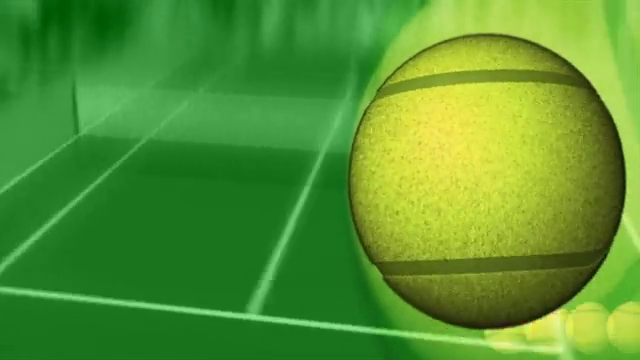
#> input picture frame 36 of AI/application/3/greenball.mp4, 640 x 360 px, given in place of top-down.mp4, which was not available
$ jupyter execute '(코드6)강의_6기_AI응용_4차시_06_CamShift 트래킹.ipynb'   (text cells are left out)
#> lines starting #> are read from the running program, lines starting #| are printed output that depends on the picture; after the words box and inside, x2 and y2 are one past the last pixel; in counts of white or black regions, pixels touching at a corner belong together; pictures that were not available may be replaced by others from this repository, and a replacement may not be noted
[cell 1]
import numpy as np
import cv2
from google.colab.patches import cv2_imshow # Colab 환경에서 이미지 표시를 위한 함수 임포트
import time # 출력 속도 조절을 위한 time 모듈 임포트

# --- 1. 변수 초기 설정 ---
roi_hist = None # 추적 객체 히스토그램 저장 변수
win_name = 'CamShift Tracking' # 화면 표시 창 이름 (Colab에서는 디버깅용)

# CamShift에 필요한 초기 추적 영역 좌표를 전역으로 초기화
# NOTE: 이 값을 수정하여 추적할 객체의 초기 위치와 크기를 설정할 수 있습니다.
# (x, y) = 시작 좌표, (w, h) = 너비, 높이
x, y, w, h = 200, 200, 100, 100

# CamShift 중지 요건 (Termination Criteria)
# (오차(EPS) 또는 반복 횟수(COUNT) 중 하나라도 충족되면 중지)
termination = (cv2.TERM_CRITERIA_EPS | cv2.TERM_CRITERIA_COUNT, 10, 1)

[cell 2]
# --- 2. 비디오 캡처 설정 ---
# NOTE: Colab에서 이 코드를 실행하기 전에, 'top-down.mp4' 파일을 Colab 환경에 업로드해야 합니다.
video_path = '/content/drive/MyDrive/rokey/AI/application/4/top-down.mp4'
cap = cv2.VideoCapture(video_path) # 비디오 캡처 객체 생성
delay = int(1000/24) # 딜레이 설정 (약 41ms)

if not cap.isOpened():
    print("오류: 비디오 파일을 열 수 없습니다. 파일을 업로드했는지 확인하세요.")
    exit()

# Colab 환경을 위해 프레임 처리 개수를 제한하고 출력 주기를 설정합니다.
frame_count = 0
MAX_FRAMES_TO_PROCESS = 150 # 최대 150 프레임만 처리
DISPLAY_EVERY_N_FRAMES = 20 # 20 프레임마다 결과 출력

print(f"CamShift 추적 시작 (최대 {MAX_FRAMES_TO_PROCESS} 프레임, {DISPLAY_EVERY_N_FRAMES} 프레임마다 출력)...")

[cell 3]
# 3. 첫 프레임에서 ROI 히스토그램 등록

ret, frame = cap.read()
#> frame is the input picture: shape (360, 640, 3); mean B, G, R 47.8, 149.3, 84.5
if not ret:
    print("오류: 첫 프레임을 읽을 수 없습니다.")
    exit()

if w > 0 and h > 0: # 유효한 ROI 설정된 경우에만 히스토그램 계산
    # 1. 초기 추적 대상 영역(ROI) 추출 >> hsv color 변경
    roi = frame[y:y+h, x:x+w]
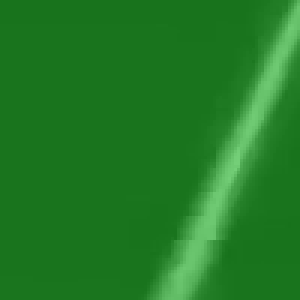
#> roi: shape (100, 100, 3) (shown 3 times larger); mean B, G, R 37.1, 124.1, 33.1
    roi_hsv = cv2.cvtColor(roi, cv2.COLOR_BGR2HSV)
#> roi_hsv: shape (100, 100, 3); mean H, S, V 61, 190.6, 124.1

    # 2. 마스크 생성 : ROI 히스토그램 계산 시 노이즈 픽셀 제외(채도/명도 낮은 픽셀 제외)
    mask = cv2.inRange(roi_hsv, np.array((0.,50.,50.)), np.array((180.,255.,255.))) # np.array 내에 . 안넣으면 int로 인식함
#> mask: shape (100, 100); every value is 255

    # 3. ROI의 H(hue, 색상) 채널에 대한 히스토그램 계산 및 정규화
    # mask 사용, 히스토그램 계산
    # [0]: hue, [180]: bin 개수, [0, 180]: 값의 범위(Hue 값의 범위는 0에서 179까지)
    roi_hist = cv2.calcHist([roi_hsv], [0], mask, [180], [0,180]) # histSize와 ranges를 올바르게 수정
#> roi_hist = 180 values, max 10000 at index 61, min 0 at index 0, mean 55.56
    cv2.normalize(roi_hist, roi_hist, 0, 255, cv2.NORM_MINMAX)
    # roi_hist (first) : 원본 배열(원본 히스토그램)
    # roi_hist (second) : 정규화된 배열 (더 쉽다!)
    # >> 여기서는 원본 히스토그램 덮어 씌움!(update)
    # 0, 255 : 히스토그램의 최소값min 0, 최대값max 255
    print(f'초기 추적대상 영역 설정 완료: (x = {x}), (y = {y})')
else:
  print('오류')
  exit()

[cell 4]
# --- 4. 비디오 처리 루프 ---
while cap.isOpened() and frame_count < MAX_FRAMES_TO_PROCESS:
    ret, frame = cap.read()
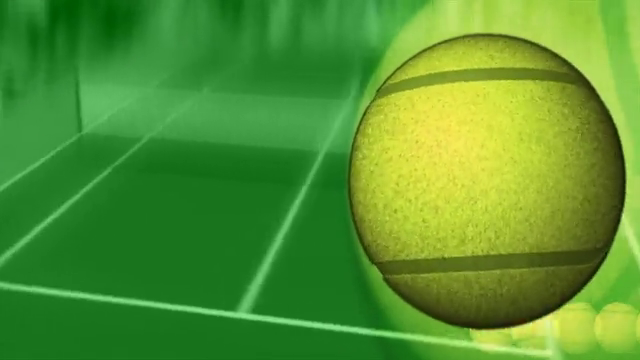
#> input picture frame 37 of AI/application/3/greenball.mp4, 640 x 360 px, given in place of top-down.mp4, which was not available
#> frame is the input picture: shape (360, 640, 3); mean B, G, R 47.8, 149.2, 84.4
    if not ret:
        break

    img_draw = frame.copy() # 원본 프레임 복사

    # --- 4-1. 추적 진행 ---
    if roi_hist is not None:
        # 1. 전체 영상 BGR -> HSV 컬러 변환
        hsv = cv2.cvtColor(frame, cv2.COLOR_BGR2HSV)
#> hsv: shape (360, 640, 3); mean H, S, V 51, 181, 149.3

        # 2. 마스크 생성: 채도(S)와 명도(V)가 낮은 픽셀을 제외하여 노이즈 제거
        target_mask = cv2.inRange(hsv, np.array((0., 50., 50.)), np.array((180., 255., 255.)))
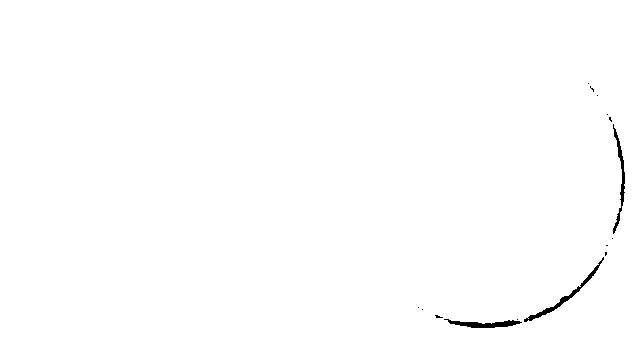
#> target_mask: shape (360, 640); 99.5% white; 15 black regions (12 under 20 px), largest, box (x1, y1, x2, y2) and area: (524, 257, 604, 322) 383, (444, 319, 522, 328) 341, (613, 124, 625, 234) 319

        # 3. Back Projection(역투영)
        # 전체 영상에 대해 ROI 히스토그램 역투영
        # 전체 영상에서 객체를 추적함(역으로 탐색하는 과정)
        dst = cv2.calcBackProject([hsv], [0], roi_hist, [0, 180], 1)
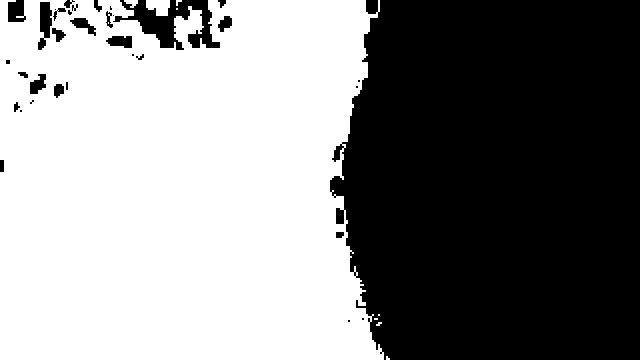
#> dst: shape (360, 640); 53.7% white; 34 black regions (13 under 20 px), largest, box (x1, y1, x2, y2) and area: (330, 0, 640, 360) 102116, (113, 0, 220, 50) 2332, (38, 2, 52, 50) 436
        # [hsv] : 입력 이미지, 히스토그램을 적용할 대상 (전체 비디오 프레임(이미지))
        # [0] : 역투영에 사용할 채널 인덱스 Hue(색상 정보만 사용)
        # roi_hist : 역투영의 기준 (roi_hist를 기준으로 역투영하겠다)
        # [0,180] : 값의 범위(hue:0-179)
        # 1 : scale (그대로 사용. 추가적인 스케일링 안하겠다)
        # dst : 단일채널(8bit) 이미지로 출력됨

        # 4. 역투영 결과에 마스크를 곱해서 노이즈 영역의 확률을 0으로 만들어주기
        dst = dst * target_mask

        # 5. 마스크가 적용된 역투영 결과와 이전 추적 위치정보로 CamShift 추적
        # ret : rotatedRect(회전된 사각형) 중심점(cx, cy) 크기(w,h), 회전각angle
        # track_window : 일반 bbox(bounding box) (x, y, w, h) >> 다음 프레임의 입력으로 사용
        ret, track_window = cv2.CamShift(dst, (x, y, w, h), termination)
#> ret = ((250.5, 250.5), (138.6, 138.6), 90); track_window = (180, 180, 141, 141)

        # 6. 다음 프레임을 위한 track_window (x, y, w, h) 업데이트
        x, y, w, h = track_window
#> x = 180; y = 180; w = 141; h = 141

        # 7. 새로운 위치에 회전된 사각형 표시(CamShift의 ret 사용)
        # # 꼭짓점 계산(4개의 좌표) ret의 회전 정보를 4개의 꼭짓점 좌표로 변환
        # [[x1,y1], [x2,y2], [x3,y3], [x4,y4]]
        pts = cv2.boxPoints(ret)
#> pts = [[181.2, 181.2], [319.8, 181.2], [319.8, 319.8], [181.2, 319.8]]
        pts = np.int32(pts)
#> pts = [[181, 181], [319, 181], [319, 319], [181, 319]]
        cv2.polylines(img_draw, [pts], True, (0, 255, 0), 2)
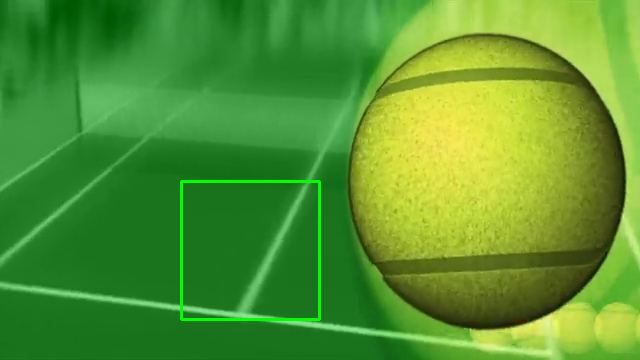
#> img_draw: shape (360, 640, 3); 0.72% of pixels changed, all inside (x1, y1, x2, y2) = (180, 180, 321, 321)
        # True: 끝점과 시작점 연결(폐곡선)

        # 8. 컬러 영상과 역투영 영상을 통합해서 출력
        result = np.hstack((img_draw, cv2.cvtColor(dst, cv2.COLOR_GRAY2BGR)))
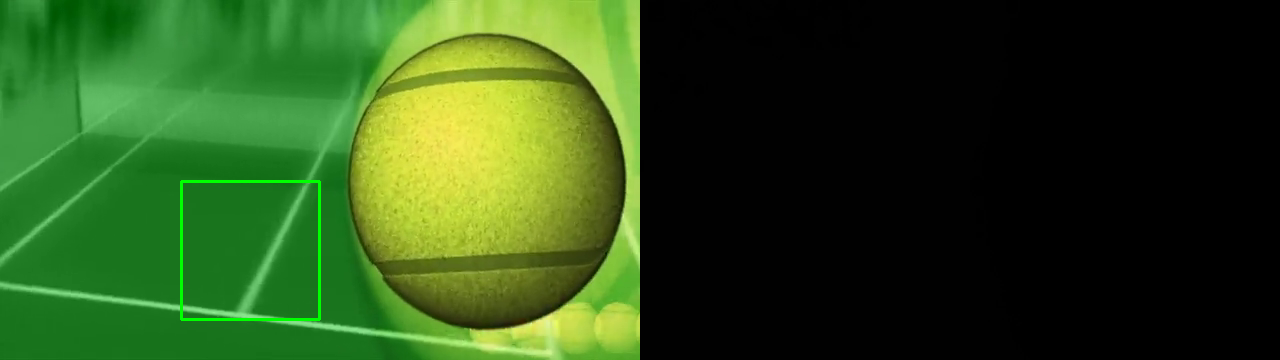
#> result: shape (360, 1280, 3); mean B, G, R 24, 75.3, 42.3


    else:
        cv2.putText(img_draw, 'Tracking Failed. Cheak ROI', (10,30), cv2.FONT_HERSHEY_SIMPLEX,
                    1, (0,0,255), 1, cv2.LINE_AA)

        result = img_draw

    # 특정 간격의 프레임만 표시
    if frame_count % DISPLAY_EVERY_N_FRAMES == 0:
      print(f'프레임 {frame_count} 추적 중...')
      cv2_imshow(result)
      time.sleep(1) # 잠시 대기
    # 프레임 카운트 증가
    frame_count += 1

cap.release()
# cv2.destroyAllWindows()

$ run again, starting later in the video
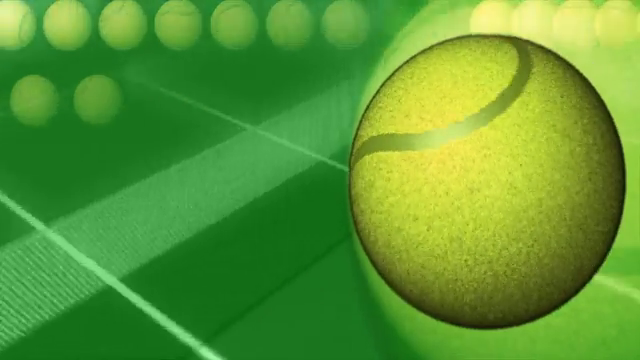
#> input picture frame 162 of AI/application/3/greenball.mp4, 640 x 360 px, given in place of top-down.mp4, which was not available
#> frame is the input picture: shape (360, 640, 3); mean B, G, R 50.1, 152.7, 89.9
#> roi_hsv: shape (100, 100, 3); mean H, S, V 61, 206.3, 113.7
#> mask: shape (100, 100); every value is 255
#> roi_hist = 180 values, max 9992 at index 61, min 0 at index 0, mean 55.56
#> hsv: shape (360, 640, 3); mean H, S, V 50.1, 178.8, 152.6
#> `target_mask = cv2.inRange(hsv, np.array((0., 50., 50.)), np.array((180..`:
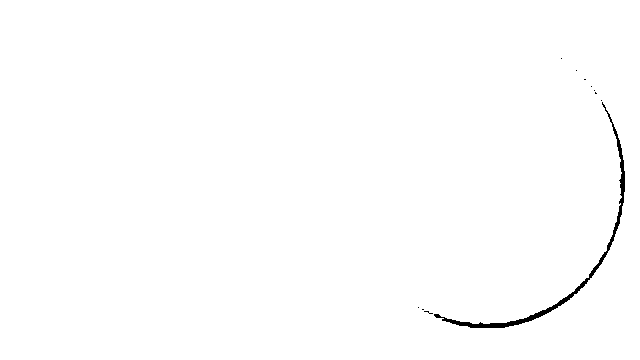
#> target_mask: shape (360, 640); 99.4% white; 11 black regions (10 under 20 px), largest, box (x1, y1, x2, y2) and area: (434, 102, 625, 328) 1285
#> ret = ((239.5, 239.5), (138.3, 138.7), 54.74); track_window = (182, 182, 115, 115)
#> x = 182; w = 115
#> `pts = cv2.boxPoints(ret)`: pts = [[143, 223], [256.2, 143], [336, 256], [222.8, 336]]
#> `pts = np.int32(pts)`: pts = [[142, 223], [256, 142], [336, 255], [222, 336]]
#> img_draw: shape (360, 640, 3); mean B, G, R 49.9, 153.5, 89.4
#> `result = np.hstack((img_draw, cv2.cvtColor(dst, cv2.COLOR_GRAY2BGR)))`:
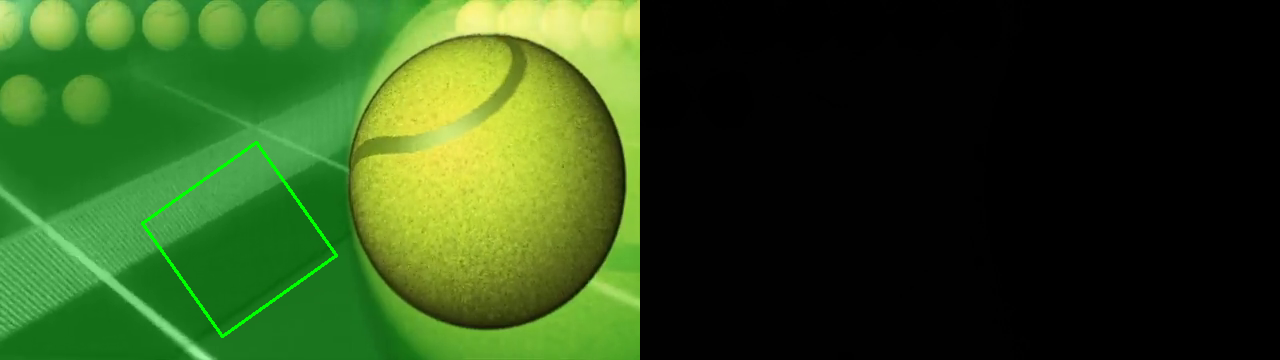
#> result: shape (360, 1280, 3); mean B, G, R 25.2, 77, 44.9

$ run again, starting later in the video
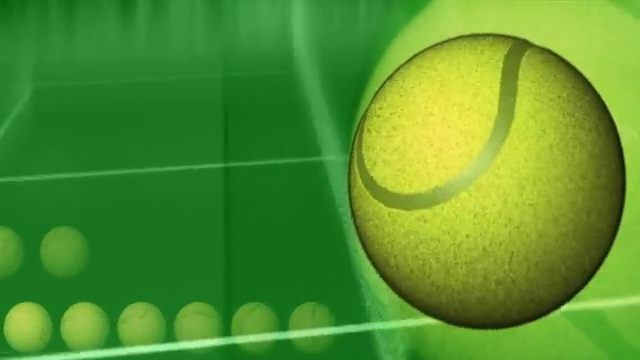
#> input picture frame 288 of AI/application/3/greenball.mp4, 640 x 360 px, given in place of top-down.mp4, which was not available
#> frame is the input picture: shape (360, 640, 3); mean B, G, R 44.8, 147.5, 83.4
#> roi_hsv: shape (100, 100, 3); mean H, S, V 61, 210.9, 110
#> mask: shape (100, 100); every value is 255
#> roi_hist = 180 values, max 9840 at index 61, min 0 at index 0, mean 55.56
#> hsv: shape (360, 640, 3); mean H, S, V 50.6, 184.9, 147.4
#> `target_mask = cv2.inRange(hsv, np.array((0., 50., 50.)), np.array((180..`:
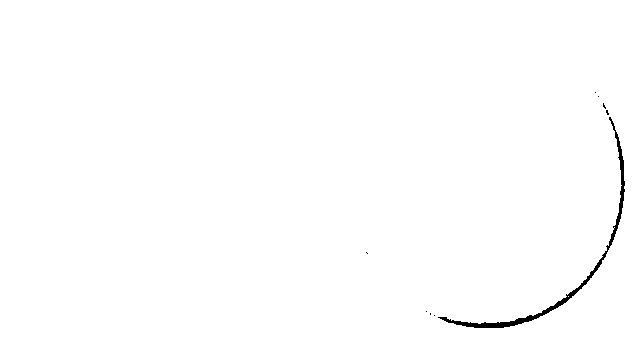
#> target_mask: shape (360, 640); 99.4% white; 9 black regions (8 under 20 px), largest, box (x1, y1, x2, y2) and area: (438, 117, 625, 328) 1250
#> ret = ((326.5, 165.5), (65.41, 124.8), 178.5); track_window = (293, 102, 67, 127)
#> x = 293; y = 102; w = 67; h = 127
#> `pts = cv2.boxPoints(ret)`: pts = [[357.6, 102.3], [360.8, 227.1], [295.4, 228.7], [292.2, 103.9]]
#> `pts = np.int32(pts)`: pts = [[357, 102], [360, 227], [295, 228], [292, 103]]
#> img_draw: shape (360, 640, 3); mean B, G, R 44.4, 148, 82.7
#> `result = np.hstack((img_draw, cv2.cvtColor(dst, cv2.COLOR_GRAY2BGR)))`:
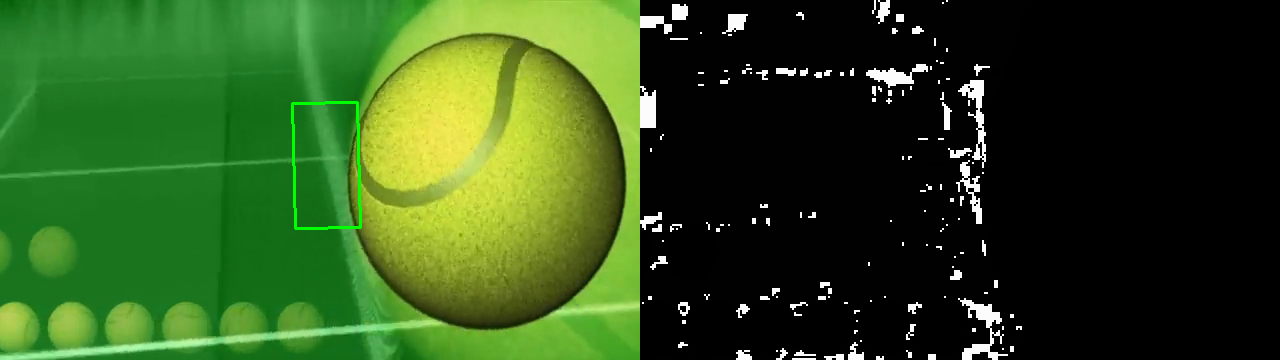
#> result: shape (360, 1280, 3); mean B, G, R 27, 78.8, 46.1
